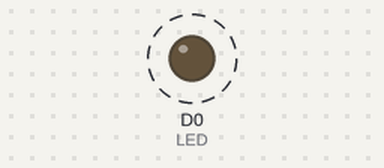
Simulated run of this sketch. Board: ESP8266 (NodeMCU). On the bench: output pins drawn as LEDs (lit = HIGH). Dashed ring = blinking.

Above: at 0.2 s.
Timing chart, 0 to 3.0 s (numbered marks = the images above):
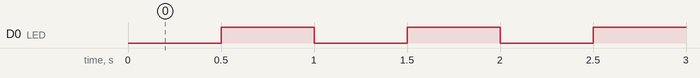

The sketch:

Blink_NODEMCU.ino
```cpp
#define LED D0  // Lo conectamos a D0 o al GPIO16
// Mapeo de pines --> https://programarfacil.com/wp-content/uploads/2017/06/pines-nodemcu.png

void setup() {
  // El LED integrado está conectado al pin 2.
  pinMode(LED, OUTPUT);
}

void loop() {
  // Encender el LED (Está conectado con una resistencia pull-up,
  // por eso se enciende si el pin está a nivel bajo)
  digitalWrite(LED, LOW);
  delay(500); // Esperar un segundo
  // Apagar el LED
  digitalWrite(LED, HIGH);
  delay(500); // Esperar un segundo
}
```

Measured:
- by itself, D0 (LED): alternates HIGH for 0.50 s and LOW for 0.50 s
